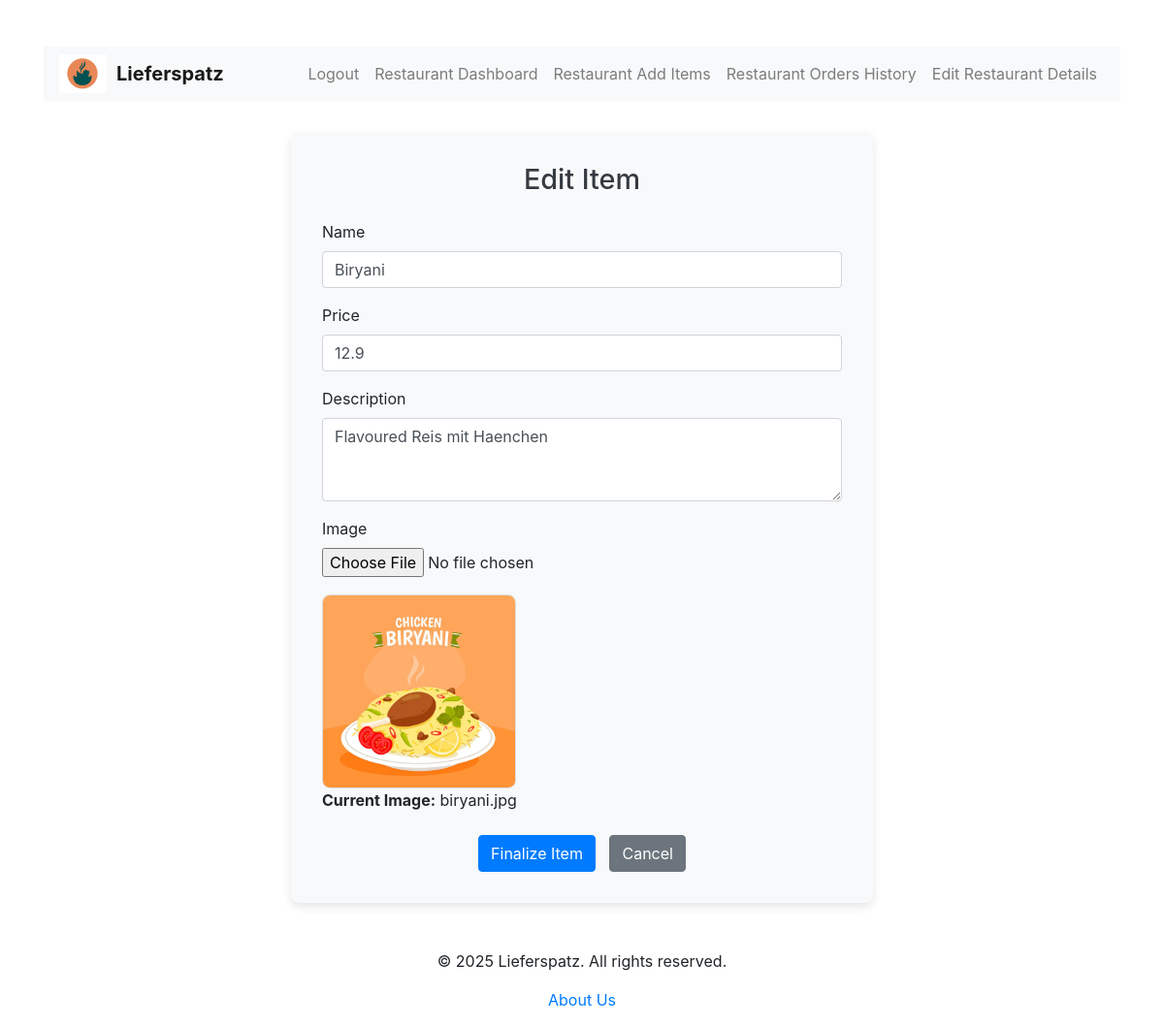
Page /restaurant/edit_item_screen?ItemID=1 (signed in) on the committed database.
### tables this page shows
CREATE TABLE Items(
                        ItemID INTEGER PRIMARY KEY AUTOINCREMENT,
                        RestaurantID INTEGER,
                        Name TEXT,
                        Price REAL,
                        Description TEXT,
                        ImageURL TEXT,
                        Category TEXT, -- e.g. 'main dish', 'drink', etc.
                        CreatedAt DATETIME,
                        FOREIGN KEY (RestaurantID) REFERENCES restaurants(RestaurantID)
                );

### routes/restaurant.py (the view)
@restaurant_bp.route('/edit_item_screen', methods=['GET', 'POST'])
def restaurant_edit_item_screen():
    item_id = request.args.get('ItemID') if request.method == 'GET' else request.form['ItemID']
    row = RDB_util.get_item_from_database(item_id)
    restaurant_data = session['restaurant']
    return render_template('edit_item.html', user=restaurant_data, item=row)

### RDB_util.py (called while the page is built)
def connect_to_database():
    conn = sqlite3.connect('lieferspatz.db',isolation_level=None)
    return conn

def get_item_from_database(ItemID):
    conn = connect_to_database()
    cursor  = conn.cursor()
    cursor.execute("SELECT ItemID, Name, Price, Description, CreatedAt, ImageURL FROM Items WHERE ItemID = ?", (ItemID,))
    row = cursor.fetchall()
    conn.close()
    return row

### app.py (called while the page is built)
@app.after_request
def add_cache_control(response):
    response.headers['Cache-Control'] = 'no-store, no-cache, must-revalidate, proxy-revalidate'
    response.headers['Pragma'] = 'no-cache'
    response.headers['Expires'] = '0'
    return response

### templates/edit_item.html (shortened to what this page needs)
{% extends 'base.html' %}
{% block head %}
    <link href="https://stackpath.bootstrapcdn.com/bootstrap/4.5.2/css/bootstrap.min.css" rel="stylesheet">
{% endblock%}
{% block content %}
    <div class="form-container animate__animated animate__fadeIn">
        <h1 class="form-title">Edit Item</h1>
        <form action="/restaurant/edit_item" method="POST" enctype="multipart/form-data">
            <div class="form-group">
                <label for="Name">Name</label>
                <input type="text" class="form-control" name="Name" value="{{item[0][1]}}" required>
            </div>
            <div class="form-group">
                <label for="Price">Price</label>
                <input type="text" class="form-control" name="Price" value="{{item[0][2]}}" required>
            </div>
            <div class="form-group">
                <label for="Description">Description</label>
                <textarea class="form-control" name="Description" rows="3" required>{{item[0][3]}}</textarea>
            </div>
            <div class="form-group">
                <label for="image_url">Image</label>
                <input type="file" class="form-control-file" name="image_url" accept="image/*">
                {% if item[0][4] %}
                    <div class="mt-2">
                        <img src="{{ url_for('static', filename=item[0][5].split('static/')[1]) }}" alt="Item Image" class="item-image">
                        <p><strong>Current Image:</strong> {{ item[0][5].split('/')[-1] }}</p>
                    </div>
                {% endif %}
            </div>
            <div class="text-center mt-4">
                <button type="submit" name="ItemID" value="{{item[0][0]}}" class="btn btn-primary">Finalize Item</button>
                <a href="{{ url_for('restaurant.restaurant_dashboard') }}" class="btn btn-secondary">Cancel</a>
            </div>
        </form>
    </div>
{% endblock%}

### templates/edit_item.html (style rules this page uses)
.form-container { max-width: 600px; margin: 2rem auto; padding: 2rem; background-color: #f8f9fa; border-radius: 8px; box-shadow: 0 4px 10px rgba(0, 0, 0, 0.1); }
.form-title { font-size: 1.8rem; color: #343a40; margin-bottom: 1.5rem; text-align: center; }
.item-image { max-width: 200px; max-height: 200px; width: auto; height: auto; border: 1px solid #ddd; border-radius: 8px; margin-top: 10px; }
.btn-secondary { margin-left: 10px; }

### rows in the picture
Items: Name "Biryani", Price "12.9", Description "Flavoured Reis mit Haenchen", ImageURL (picture), ImageURL "biryani.jpg"
